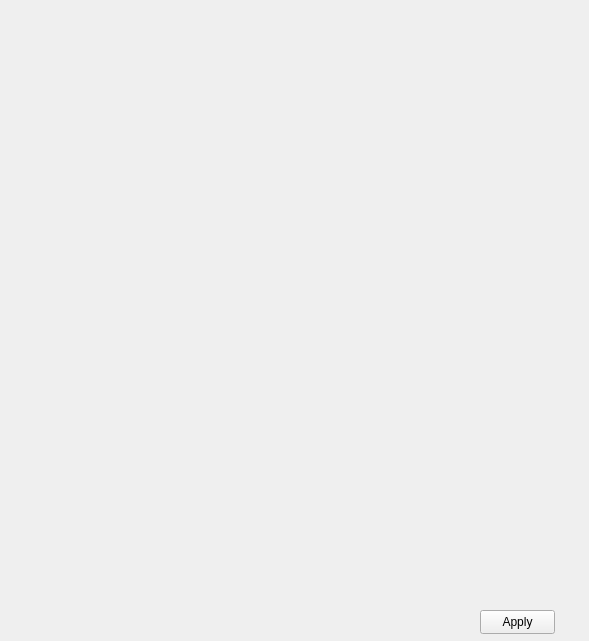
<?xml version="1.0" encoding="UTF-8"?>
<ui version="4.0">
 <class>SettingWidget</class>
 <widget class="QWidget" name="SettingWidget">
  <property name="geometry">
   <rect>
    <x>0</x>
    <y>0</y>
    <width>589</width>
    <height>641</height>
   </rect>
  </property>
  <property name="windowTitle">
   <string>Form</string>
  </property>
  <widget class="QPushButton" name="pushButton">
   <property name="geometry">
    <rect>
     <x>480</x>
     <y>610</y>
     <width>75</width>
     <height>24</height>
    </rect>
   </property>
   <property name="text">
    <string>Apply</string>
   </property>
  </widget>
 </widget>
 <resources/>
 <connections/>
</ui>
